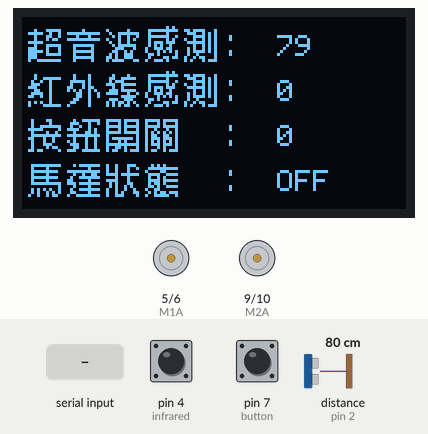
Recording of a sketch running on a simulated Arduino Uno, built with avr-gcc and run on an emulated ATmega328P. Shown: 128×64 one-colour display, motor-driver pin pairs drawn as motors (green arrow = first pin HIGH = forward, orange = second pin HIGH = backward, longer = more drive). Wiring (inferred from the names in the program): ultrasonic range finder: trigger pin 3; echo pin 2. The test bench sets the inputs (shaded band); at power-on: distance to the obstacle (sensor on pin 2) 80 cm, pin 7 (button) HIGH, pin 4 (infrared) HIGH. The echo pulse lasts 58.3 µs per cm.

Above: at 1.2 s.
1.3 s: distance to the obstacle (sensor on pin 2) set to 13 cm
At 2.5 s:
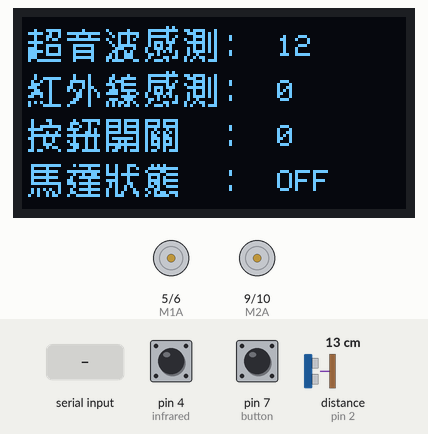
2.9 s: distance to the obstacle (sensor on pin 2) set to 10 cm
At 4.4 s:
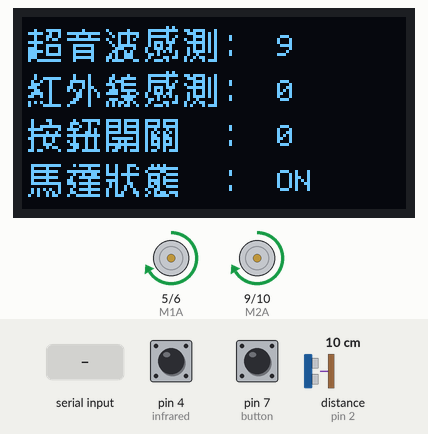
4.7 s: "B" received over the second serial link
At 4.97 s:
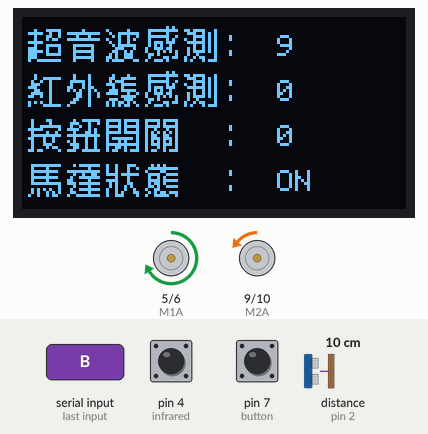
6.5 s: "A" received over the second serial link
At 6.8 s:
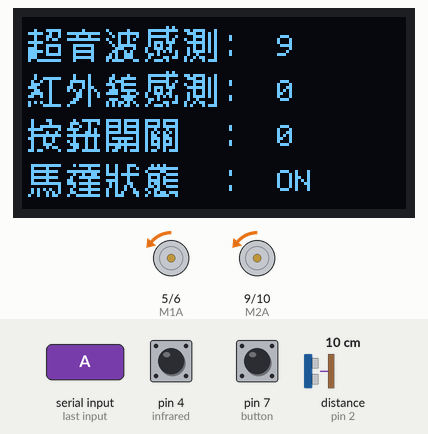
8.0 s: pin 7 (button) pulled LOW for 0.15 s
8.7 s: pin 4 (infrared) pulled LOW for 3.2 s
At 9.7 s:
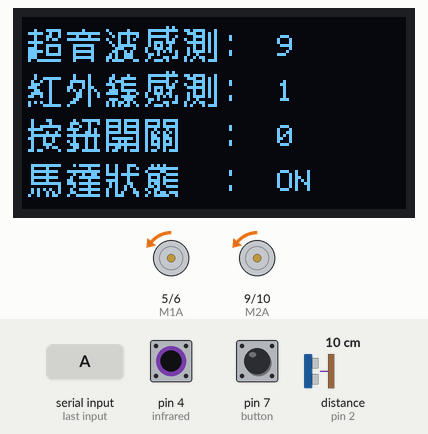
Timing chart, 0 to 11.7 s (numbered marks = the images above; inputs shaded):
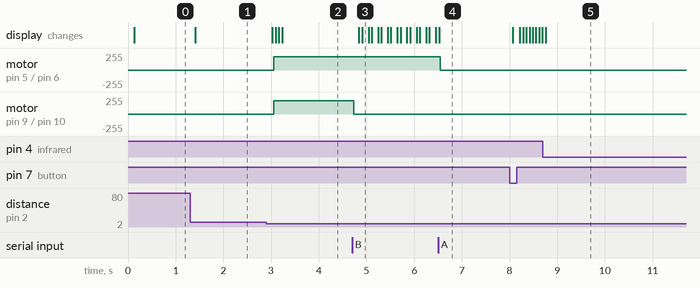

The sketch:

OLED_ball_game.ino
```cpp
/*
 * 可以透過超音波距離感測器、紅外線反射感測器,觸發馬達轉動.
 * 並透過觸碰感測器(按鈕)來停止馬達轉動.
 * 2020/05/28 修正超音波時間問題
 */

//匯入OLED函式庫並設定
 #include <SPI.h>
 #include <Wire.h>
 #include <Adafruit_GFX.h>
 #include <Adafruit_SSD1306.h>
 #define SCREEN_WIDTH 128
 #define SCREEN_HEIGHT 64
 #define OLED_RESET     4
 Adafruit_SSD1306 display(128, 64, &Wire, 8);

//匯入軟體序列埠函式庫並指定腳位與存取變數
#include <SoftwareSerial.h>
SoftwareSerial mySerial(11, 12); // RX, TX
int ul = 100, Text, app_button = 0, motor1_speed = 200, motor2_speed = 200;

// 定義感測器與馬達連接的腳位
#define trig 3
#define echo 2
#define infrared 4
#define button 7
#define M1A 5
#define M1B 6
#define M2A 9
#define M2B 10

unsigned long last_time;
bool sonar_switch = true;
int distance_cm = 0;

// 超音波HC-SR04距離讀取程式(單位:公分)
int sonar() {
  if (sonar_switch) {
    digitalWrite(trig, LOW);
    delayMicroseconds(5);
    digitalWrite(trig, HIGH);
    delayMicroseconds(10);
    digitalWrite(trig, LOW);

    pinMode(echo, INPUT);
    last_time = millis();
    long duration = pulseIn(echo, HIGH);
    if ((millis() - last_time) > 200) {
      sonar_switch=false;
      distance_cm = 0;
    }
    else {
      distance_cm = constrain(int((duration/2) / 29.1), 0, 100);
    }
    delay(30);
    return distance_cm;
  }
  else {
    distance_cm = 0;
    return distance_cm;
  }
}

// 紅外線反射數位讀取程式(定義感測到物體時為:1)
int ir() {
  bool value = digitalRead(4);
  return !value;
}

// 按鈕讀取程式(定義按下按鈕時為:1)
int sw() {
  bool value = digitalRead(7);
  return !value;
}

// 控制第幾顆馬達(數量2), 以及控制轉速(速度正為正轉, 速度負為反轉)
void motor(int number, int Speed) {
  if (number == 1) {
    if (Speed >= 0 ) {
      if (Speed > 255)Speed = 255;
      analogWrite(M1A, Speed);
      analogWrite(M1B, 0);
    }
    else {
      Speed *= -1;
      if (Speed > 255)Speed = 255;
      analogWrite(M1A, 0);
      analogWrite(M1B, Speed);
    }
  }
  else if (number == 2) {
    if (Speed >= 0 ) {
      if (Speed > 255)Speed = 255;
      analogWrite(M2A, Speed);
      analogWrite(M2B, 0);
    }
    else {
      Speed *= -1;
      if (Speed > 255)Speed = 255;
      analogWrite(M2A, 0);
      analogWrite(M2B, Speed);
    }
  }
  else {
    //Serial.println("Out of range.");
  }
}

void bluetooth() {
  if (mySerial.available()) {
    Text = mySerial.read();
    if (Text == 65) {
      //Serial.print("A:");
      //delay(50);
      Text = mySerial.read();
      //Serial.print(Text);
      motor1_speed = int(Text);
    }
    else if (Text == 66) {
      //Serial.print("B:");
      //delay(50);
      Text = mySerial.read();
      //Serial.print(Text);
      motor2_speed = int(Text);
    }
    else if (Text == 72) {
      mySerial.write(72);
      mySerial.write(ul);
      mySerial.write(ir());
    }
    else if (Text == 83){
      app_button = 1;
    }
    else if (Text == 90) {
      app_button = 0;
    }
    //Serial.println("");
  }
}

// 'OLED', 128x64px
const unsigned char myBitmap [] PROGMEM = {
  0x00, 0x00, 0x00, 0x00, 0x00, 0x00, 0x00, 0x00, 0x00, 0x00, 0x00, 0x00, 0x00, 0x00, 0x00, 0x00,
  0x00, 0x00, 0x00, 0x00, 0x00, 0x00, 0x00, 0x00, 0x00, 0x00, 0x00, 0x00, 0x00, 0x00, 0x00, 0x00,
  0x00, 0x00, 0x00, 0x00, 0x00, 0x00, 0x00, 0x00, 0x00, 0x00, 0x00, 0x00, 0x00, 0x00, 0x00, 0x00,
  0x00, 0x00, 0x00, 0x00, 0x00, 0x00, 0xa0, 0x00, 0x00, 0x00, 0x00, 0x00, 0x00, 0x00, 0x00, 0x00,
  0x08, 0xf8, 0x08, 0x08, 0x10, 0x3f, 0xf3, 0x78, 0x80, 0x00, 0x00, 0x00, 0x00, 0x00, 0x00, 0x00,
  0x3e, 0x49, 0xff, 0xc4, 0xfe, 0x20, 0x81, 0xca, 0x80, 0x00, 0x00, 0x00, 0x00, 0x00, 0x00, 0x00,
  0x08, 0xc8, 0x22, 0x02, 0x92, 0x3f, 0x90, 0x7a, 0x84, 0x00, 0x00, 0x00, 0x00, 0x00, 0x00, 0x00,
  0x08, 0xb1, 0xff, 0xc8, 0x94, 0x20, 0xa2, 0x4a, 0x84, 0x00, 0x00, 0x00, 0x00, 0x00, 0x00, 0x00,
  0x3e, 0x00, 0x00, 0x04, 0x90, 0x2e, 0xe1, 0xfa, 0x80, 0x00, 0x00, 0x00, 0x00, 0x00, 0x00, 0x00,
  0x08, 0xf8, 0x7f, 0x02, 0xfc, 0x2a, 0x40, 0x4a, 0x80, 0x00, 0x00, 0x00, 0x00, 0x00, 0x00, 0x00,
  0x38, 0x88, 0x41, 0x01, 0xc4, 0x4e, 0xc1, 0x4a, 0x80, 0x00, 0x00, 0x00, 0x00, 0x00, 0x00, 0x00,
  0x3e, 0x88, 0x7f, 0x03, 0x28, 0x45, 0x51, 0x7a, 0x84, 0x00, 0x00, 0x00, 0x00, 0x00, 0x00, 0x00,
  0x38, 0xf8, 0x41, 0x05, 0x38, 0x34, 0x11, 0x20, 0x84, 0x00, 0x00, 0x00, 0x00, 0x00, 0x00, 0x00,
  0x38, 0x00, 0x7f, 0x0d, 0x38, 0x21, 0xb2, 0x58, 0x80, 0x00, 0x00, 0x00, 0x00, 0x00, 0x00, 0x00,
  0x27, 0xf8, 0x41, 0x0b, 0xc6, 0x4e, 0x82, 0x8b, 0x80, 0x00, 0x00, 0x00, 0x00, 0x00, 0x00, 0x00,
  0x00, 0x00, 0x00, 0x00, 0x00, 0x00, 0x00, 0x00, 0x00, 0x00, 0x00, 0x00, 0x00, 0x00, 0x00, 0x00,
  0x00, 0x00, 0x00, 0x00, 0x00, 0x00, 0x00, 0x00, 0x00, 0x00, 0x00, 0x00, 0x00, 0x00, 0x00, 0x00,
  0x00, 0x00, 0x00, 0x00, 0x00, 0x00, 0x00, 0x00, 0x00, 0x00, 0x00, 0x00, 0x00, 0x00, 0x00, 0x00,
  0x00, 0x00, 0x00, 0x00, 0x00, 0x00, 0xa0, 0x00, 0x00, 0x00, 0x00, 0x00, 0x00, 0x00, 0x00, 0x00,
  0x08, 0x00, 0x42, 0x02, 0x10, 0x3f, 0xf3, 0x78, 0x80, 0x00, 0x00, 0x00, 0x00, 0x00, 0x00, 0x00,
  0x09, 0xf8, 0x42, 0x06, 0x7c, 0x20, 0x81, 0xca, 0x80, 0x00, 0x00, 0x00, 0x00, 0x00, 0x00, 0x00,
  0x12, 0x40, 0xfa, 0x05, 0xc0, 0x3f, 0x90, 0x7a, 0x84, 0x00, 0x00, 0x00, 0x00, 0x00, 0x00, 0x00,
  0x1c, 0x40, 0x8a, 0x0e, 0x7c, 0x20, 0xa2, 0x4a, 0x84, 0x00, 0x00, 0x00, 0x00, 0x00, 0x00, 0x00,
  0x38, 0x41, 0x8b, 0x02, 0x40, 0x2e, 0xe1, 0xfa, 0x80, 0x00, 0x00, 0x00, 0x00, 0x00, 0x00, 0x00,
  0x0c, 0x41, 0x52, 0x87, 0x7c, 0x2a, 0x40, 0x4a, 0x80, 0x00, 0x00, 0x00, 0x00, 0x00, 0x00, 0x00,
  0x1e, 0x40, 0x32, 0x4f, 0x12, 0x4e, 0xc1, 0x4a, 0x80, 0x00, 0x00, 0x00, 0x00, 0x00, 0x00, 0x00,
  0x32, 0x40, 0x32, 0x40, 0x7c, 0x45, 0x51, 0x7a, 0x84, 0x00, 0x00, 0x00, 0x00, 0x00, 0x00, 0x00,
  0x00, 0x40, 0x62, 0x07, 0x38, 0x34, 0x11, 0x20, 0x84, 0x00, 0x00, 0x00, 0x00, 0x00, 0x00, 0x00,
  0x2a, 0x40, 0xc2, 0x0a, 0xd4, 0x21, 0xb2, 0x58, 0x80, 0x00, 0x00, 0x00, 0x00, 0x00, 0x00, 0x00,
  0x21, 0xf9, 0x02, 0x0a, 0xb2, 0x4e, 0x82, 0x8b, 0x80, 0x00, 0x00, 0x00, 0x00, 0x00, 0x00, 0x00,
  0x00, 0x00, 0x00, 0x00, 0x00, 0x00, 0x00, 0x00, 0x00, 0x00, 0x00, 0x00, 0x00, 0x00, 0x00, 0x00,
  0x00, 0x00, 0x00, 0x00, 0x00, 0x00, 0x00, 0x00, 0x00, 0x00, 0x00, 0x00, 0x00, 0x00, 0x00, 0x00,
  0x00, 0x00, 0x00, 0x00, 0x00, 0x00, 0x00, 0x00, 0x00, 0x00, 0x00, 0x00, 0x00, 0x00, 0x00, 0x00,
  0x00, 0x00, 0x00, 0x00, 0x00, 0x00, 0x00, 0x00, 0x00, 0x00, 0x00, 0x00, 0x00, 0x00, 0x00, 0x00,
  0x10, 0xc0, 0x4f, 0xcf, 0xbe, 0x7d, 0xf0, 0x00, 0x00, 0x00, 0x00, 0x00, 0x00, 0x00, 0x00, 0x00,
  0x10, 0x40, 0xe2, 0x48, 0xa2, 0x45, 0x10, 0x00, 0x00, 0x00, 0x00, 0x00, 0x00, 0x00, 0x00, 0x00,
  0x13, 0xf8, 0x92, 0x0f, 0xbe, 0x7d, 0xf0, 0x00, 0x04, 0x00, 0x00, 0x00, 0x00, 0x00, 0x00, 0x00,
  0x3e, 0x09, 0xe2, 0x88, 0xa2, 0x48, 0x90, 0x00, 0x04, 0x00, 0x00, 0x00, 0x00, 0x00, 0x00, 0x00,
  0x10, 0x90, 0x46, 0x8f, 0xbe, 0x55, 0x50, 0x00, 0x00, 0x00, 0x00, 0x00, 0x00, 0x00, 0x00, 0x00,
  0x1f, 0xf9, 0xff, 0xc8, 0x02, 0x59, 0x90, 0x00, 0x00, 0x00, 0x00, 0x00, 0x00, 0x00, 0x00, 0x00,
  0x31, 0x20, 0x44, 0x8b, 0xfa, 0x5d, 0xd0, 0x00, 0x00, 0x00, 0x00, 0x00, 0x00, 0x00, 0x00, 0x00,
  0x11, 0x21, 0x44, 0x88, 0xa2, 0x55, 0x50, 0x00, 0x04, 0x00, 0x00, 0x00, 0x00, 0x00, 0x00, 0x00,
  0x11, 0xc0, 0xe4, 0x8f, 0xfe, 0x5d, 0xd0, 0x00, 0x04, 0x00, 0x00, 0x00, 0x00, 0x00, 0x00, 0x00,
  0x10, 0xb0, 0x64, 0x89, 0xa2, 0x45, 0x10, 0x00, 0x00, 0x00, 0x00, 0x00, 0x00, 0x00, 0x00, 0x00,
  0x36, 0x09, 0xcf, 0xcb, 0x2e, 0x59, 0x70, 0x00, 0x00, 0x00, 0x00, 0x00, 0x00, 0x00, 0x00, 0x00,
  0x00, 0x00, 0x00, 0x00, 0x00, 0x00, 0x00, 0x00, 0x00, 0x00, 0x00, 0x00, 0x00, 0x00, 0x00, 0x00,
  0x00, 0x00, 0x00, 0x00, 0x00, 0x00, 0x00, 0x00, 0x00, 0x00, 0x00, 0x00, 0x00, 0x00, 0x00, 0x00,
  0x00, 0x00, 0x00, 0x00, 0x00, 0x00, 0x00, 0x00, 0x00, 0x00, 0x00, 0x00, 0x00, 0x00, 0x00, 0x00,
  0x00, 0x00, 0x00, 0x00, 0x00, 0x00, 0x00, 0x00, 0x00, 0x00, 0x00, 0x00, 0x00, 0x00, 0x00, 0x00,
  0x1f, 0xf8, 0x5f, 0xc9, 0x1c, 0x15, 0x00, 0x00, 0x00, 0x00, 0x00, 0x00, 0x00, 0x00, 0x00, 0x00,
  0x10, 0x80, 0x02, 0x09, 0x12, 0x3f, 0xf0, 0x00, 0x00, 0x00, 0x00, 0x00, 0x00, 0x00, 0x00, 0x00,
  0x1f, 0xf1, 0xff, 0xc9, 0x10, 0x43, 0x00, 0x00, 0x04, 0x00, 0x00, 0x00, 0x00, 0x00, 0x00, 0x00,
  0x10, 0x80, 0x49, 0x8f, 0x7e, 0x3c, 0xf0, 0x00, 0x04, 0x00, 0x00, 0x00, 0x00, 0x00, 0x00, 0x00,
  0x1f, 0xf0, 0x9f, 0xc1, 0x10, 0x25, 0x00, 0x00, 0x00, 0x00, 0x00, 0x00, 0x00, 0x00, 0x00, 0x00,
  0x10, 0x81, 0x82, 0x0f, 0x10, 0x3d, 0xf0, 0x00, 0x00, 0x00, 0x00, 0x00, 0x00, 0x00, 0x00, 0x00,
  0x1f, 0xf9, 0xdf, 0xc5, 0x18, 0x2d, 0x00, 0x00, 0x00, 0x00, 0x00, 0x00, 0x00, 0x00, 0x00, 0x00,
  0x00, 0x08, 0x42, 0x05, 0x28, 0x34, 0xf0, 0x00, 0x04, 0x00, 0x00, 0x00, 0x00, 0x00, 0x00, 0x00,
  0x15, 0x48, 0x9f, 0xc9, 0x24, 0x4c, 0x00, 0x00, 0x04, 0x00, 0x00, 0x00, 0x00, 0x00, 0x00, 0x00,
  0x14, 0xa8, 0xc2, 0x09, 0x46, 0x2b, 0x70, 0x00, 0x00, 0x00, 0x00, 0x00, 0x00, 0x00, 0x00, 0x00,
  0x24, 0xb1, 0x3f, 0xc9, 0xc2, 0x4f, 0x90, 0x00, 0x00, 0x00, 0x00, 0x00, 0x00, 0x00, 0x00, 0x00,
  0x00, 0x00, 0x00, 0x00, 0x00, 0x00, 0x00, 0x00, 0x00, 0x00, 0x00, 0x00, 0x00, 0x00, 0x00, 0x00,
  0x00, 0x00, 0x00, 0x00, 0x00, 0x00, 0x00, 0x00, 0x00, 0x00, 0x00, 0x00, 0x00, 0x00, 0x00, 0x00,
  0x00, 0x00, 0x00, 0x00, 0x00, 0x00, 0x00, 0x00, 0x00, 0x00, 0x00, 0x00, 0x00, 0x00, 0x00, 0x00,
  0x00, 0x00, 0x00, 0x00, 0x00, 0x00, 0x00, 0x00, 0x00, 0x00, 0x00, 0x00, 0x00, 0x00, 0x00, 0x00
};

void showOLED(int UL_, int IR_, int BU_, String state_) {
  display.clearDisplay();
  display.drawBitmap(0, 0,  myBitmap, 128, 64, 1);
  display.setTextSize(1);
  display.setTextColor(SSD1306_WHITE); // Draw 'inverse' text
  display.setCursor(85,6);
  display.println(UL_);
  display.setCursor(85,21);
  display.println(IR_);
  display.setCursor(85,36);
  display.println(BU_);
  display.setCursor(85,51);
  display.println(state_);
  display.display();
}

// 啟動時設定與執行(只在開機時執行一次的程式)
void setup() {
  //Serial.begin (9600);
  mySerial.begin(9600);
  pinMode(trig, OUTPUT);
  pinMode(echo, INPUT_PULLUP);
  pinMode(infrared, INPUT_PULLUP);
  pinMode(button, INPUT_PULLUP);
  pinMode(M1A, OUTPUT);
  pinMode(M1B, OUTPUT);
  pinMode(M2A, OUTPUT);
  pinMode(M2B, OUTPUT);
  display.begin(SSD1306_SWITCHCAPVCC, 0x3C);
  display.clearDisplay();
  display.display();
}

// 重複執行程式
void loop() {
  while ((ul > 10 || ul == 1 || ul == 0) && ir() == 0 && app_button == 0) {
    ul = sonar();
    bluetooth();
    showOLED(ul, ir(), sw(), "OFF");
    //Serial.print("Distance: " + String(ul) + "cm");
    //Serial.print(" / IR: " + String(ir()));
    //Serial.println();
  }
  //Serial.println("Start!");
  app_button = 1;
  while (sw() == 0 && app_button == 1) {
    ul = sonar();
    bluetooth();
    motor(1, motor1_speed);
    motor(2, motor2_speed);
    showOLED(ul, ir(), sw(), "ON");
    //Serial.println("Wait button...");
    //Serial.print("Distance: " + String(ul) + "cm");
    //Serial.println(" / IR: " + String(ir()));
    //Serial.print("M1: " + String(motor1_speed));
    //Serial.print(" / M2: " + String(motor2_speed));
    //Serial.println();
  }
  //Serial.println("End!");
  app_button = 0;
  motor(1, 0);
  motor(2, 0);
}
```

Measured:
- the behaviour switches between 12 and 11 cm on distance to the obstacle (sensor on pin 2) (found by bisection; images 1 and 2)
- after the input at 1.3 s, the display: changes after 0.11 s (image 1)
- after the input at 2.9 s, motor on pin 5 (M1A) / pin 6 (M1B), motor on pin 9 (M2A) / pin 10 (M2B): stopped → forward 200/255 after 0.16 s; the display: first changes after 0.13 s (image 2 shows a later state)
- after the input at 4.7 s, motor on pin 9 (M2A) / pin 10 (M2B): forward 200/255 → backward 1/255 at once; the display: first changes after 0.14 s (image 3 shows a later state)
- after the input at 6.5 s, motor on pin 5 (M1A) / pin 6 (M1B): forward 200/255 → backward 1/255 after 0.05 s
- after the input at 8.0 s, motor on pin 5 (M1A) / pin 6 (M1B), motor on pin 9 (M2A) / pin 10 (M2B): backward 1/255 → stopped after 0.06 s, → backward 1/255 0.12 s later
- after the input at 8.7 s, the display: changes after 0.06 s (image 5)
